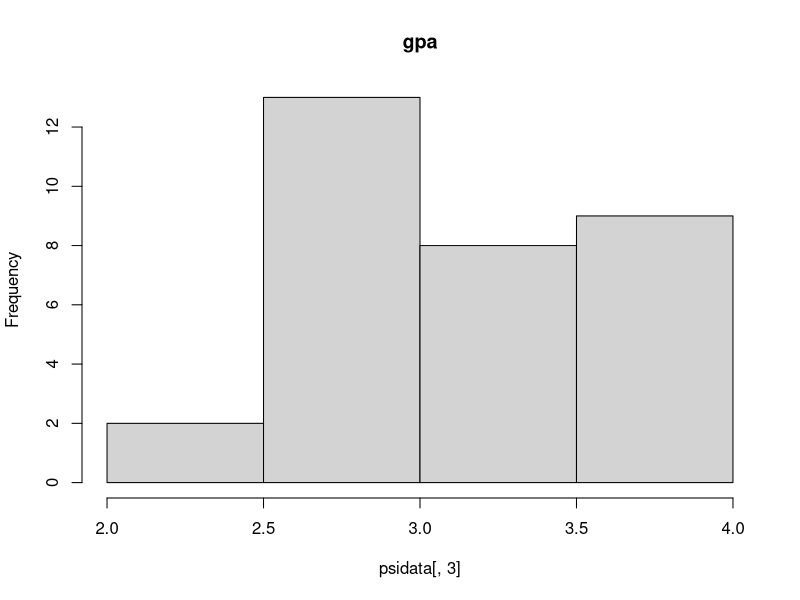

Write R code to recreate this figure.
psidata = read.table("psi.txt", header = TRUE)
attach(psidata)

##########################
# 1.
##########################

hist(psidata[, 3], main = "gpa")

xtabs(~ gpa, data = psidata)

##########################
# 2.
##########################

psidata$psi = factor(psidata$psi)
psiglm = glm(passed ~ psi + gpa, data = psidata, family = binomial)
summary(psiglm)

##########################
# 3.
##########################

# coefficient of psi is positive (2.338), which means that using psi yielded better results.

##########################
# 4.
##########################

# this is probably not right, should be comupted from the summery of the model

psipassed = data.frame(psi = factor(1), gpa = 3)
predict(psiglm, psipassed, type = "response")

# 0.4815864

psinotpassed = data.frame(psi = factor(0), gpa = 3)
predict(psiglm, psinotpassed, type = "response")

# 0.08230274

# rather this ? (from the summary)
# psi
Ppsi = -11.602 + 2.338 + 3 * 3.063

#nopsi
Pnopsi = -11.602 + 3 * 3.063

##########################
# 5.
##########################

# code from internet, probably wrong, fuck me
# 10.35817 times more likely
exp(cbind(OR = coef(psiglm), confint(psiglm)))

##########################
# 6.
##########################

x = matrix(c(3, 15, 8, 6), 2, 2)
fisher.test(x)

# 15 and 6 are the number of people who did not show improvement. the null
# hypothesis is that the two factors (improved or not / psi or not) are
# independent from each other p-value is 0.0265, we reject the null hypothesis,
# there is a dependence

##########################
# 7.
##########################

# I think it's wrong because this kind of analysis ignores the gpa variable. And
# as we've seen it has a positive effect on passed

##########################
# 8.
##########################

# http://www.derangedphysiology.com/main/required-reading/statistics-and-interpretation-evidence/Chapter%201.5.2/qualitative-data-chi-square-test-and-fishers-exact-test
# Fisher's Exact Test is simpler, but i can only be used with that 2x2
# contingency table, better suited for small datasets, it is allos
# computationally intence. Logistic regression is better for continuous
# variables, but it assumes the independence of errors and no outliers

detach(psidata)
